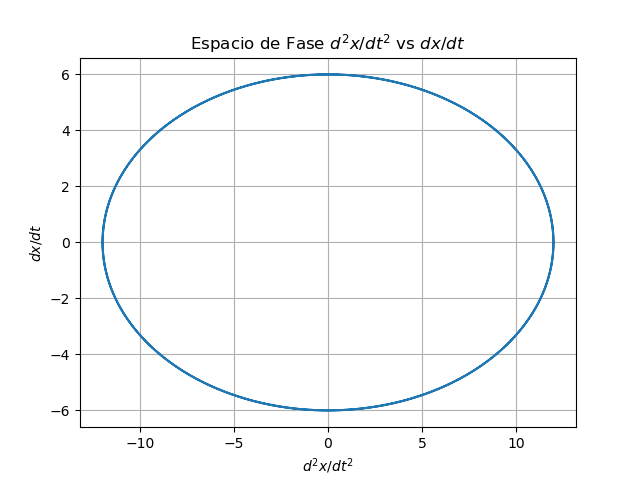

Source code (Python):
import numpy as np
import matplotlib.pyplot as plt

A = 3  # Amplitud
w = 2  # Frecuencia angular
t = np.linspace(0, 2*np.pi, 1000)  # Rango de t

dx_dt = -A * w * np.sin(w * t)  # Primera derivada
d2x_dt2 = -A * w**2 * np.cos(w * t)  # Segunda derivada

plt.plot(d2x_dt2, dx_dt)
plt.title('Espacio de Fase $d^2x/dt^2$ vs $dx/dt$')
plt.xlabel('$d^2x/dt^2$')
plt.ylabel('$dx/dt$')
plt.grid(True)
plt.show()
